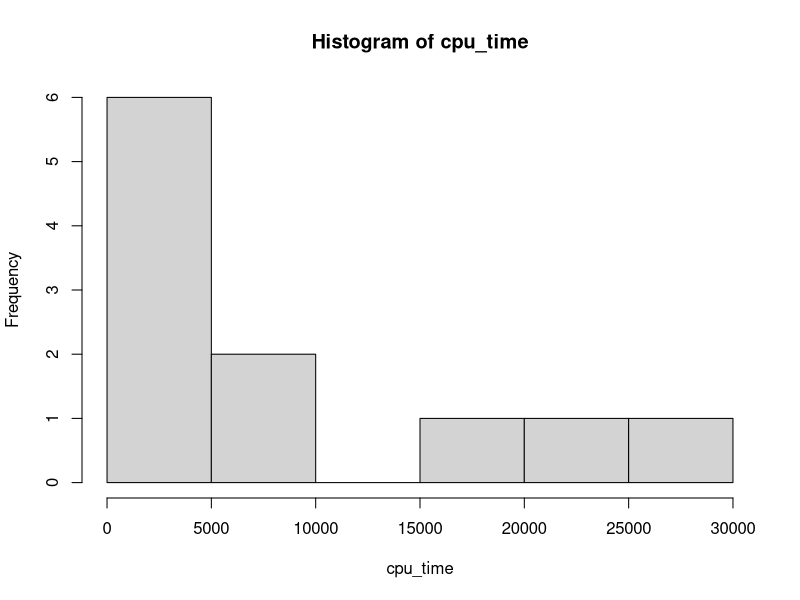
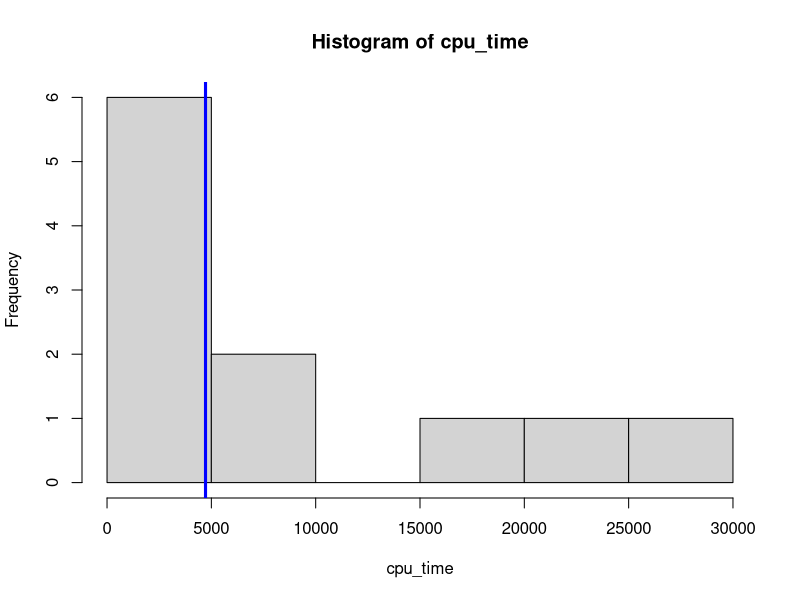
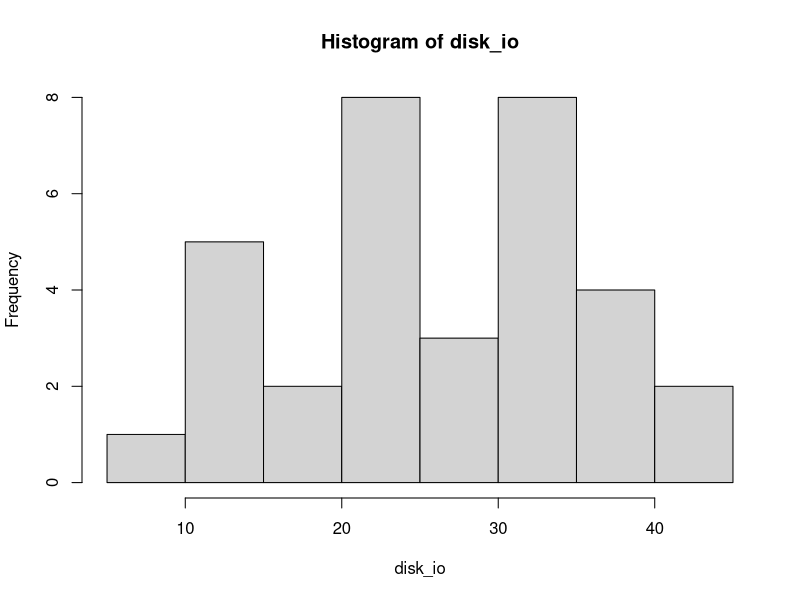
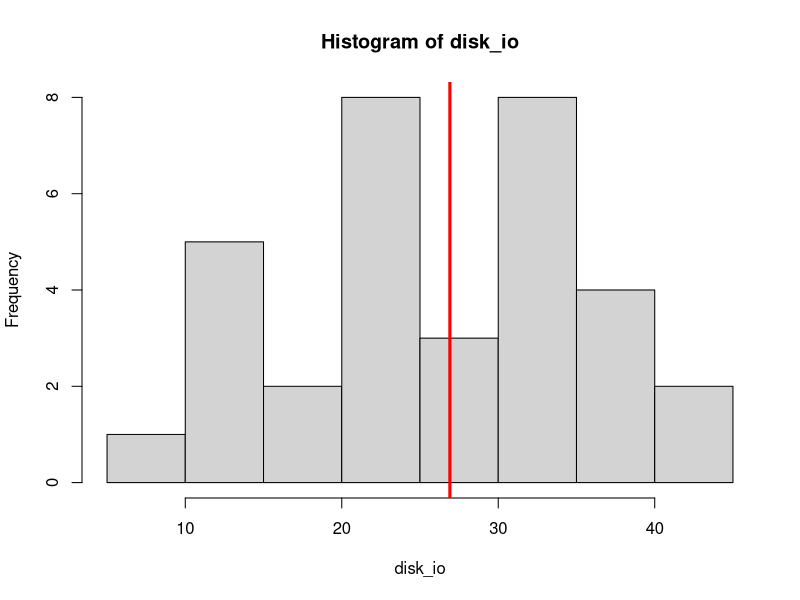

Here is the R script that generated these plots, in order:
## ---- chunk 1
cpu_time <- c(0.74, 0.43, 0.24, 2.24, 262.08, 8960, 4720, 19740, 7360, 22440, 28560)
hist(cpu_time)
## ---- chunk 2
print(paste("Median = ", median(cpu_time)))
## ---- chunk 3
hist(cpu_time)
abline(v = median(cpu_time), col = "blue", lwd = 3)
## ---- chunk 4
disk_io <- c(23, 33, 14, 15, 42, 28, 33, 45, 23, 34, 39, 21, 36, 23, 34, 36, 25, 9, 11, 19, 35, 24, 31, 29, 16, 23, 34, 24, 38, 15, 13, 35, 28)
hist(disk_io)
## ---- chunk 5
print(paste("Mean = ", mean(disk_io)))
## ---- chunk 6
hist(disk_io)
abline(v = mean(disk_io), col = "red", lwd = 3)
## ---- chunk 7
print(paste("Semi-interquantile range = ", IQR(cpu_time)/2))
## ---- chunk 8
print(paste("Range = ", range(disk_io)))
print(paste("Standard deviation = ", sd(disk_io)))
print(paste("C.O.V. = ", sd(disk_io) / mean(disk_io) * 100))
print(paste("Semi-interquantile range = ", IQR(disk_io)/2))
